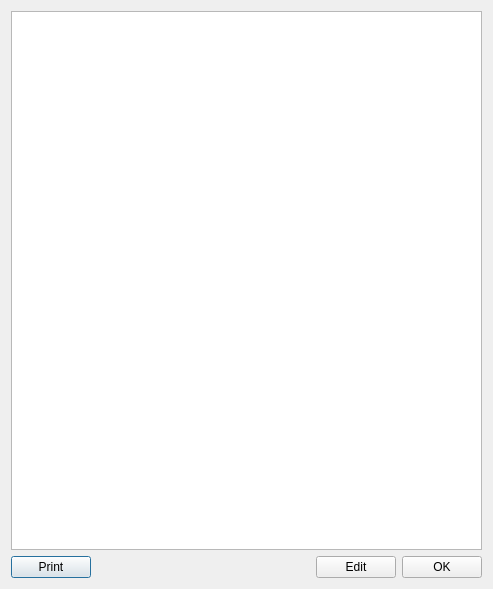
<?xml version="1.0" encoding="UTF-8"?>
<ui version="4.0">
 <class>ViewRecordDlg</class>
 <widget class="QDialog" name="ViewRecordDlg">
  <property name="geometry">
   <rect>
    <x>0</x>
    <y>0</y>
    <width>493</width>
    <height>589</height>
   </rect>
  </property>
  <property name="windowTitle">
   <string>Record info</string>
  </property>
  <layout class="QVBoxLayout" name="verticalLayout">
   <item>
    <widget class="QTextEdit" name="textEdit">
     <property name="readOnly">
      <bool>true</bool>
     </property>
    </widget>
   </item>
   <item>
    <layout class="QHBoxLayout" name="horizontalLayout">
     <item>
      <widget class="QPushButton" name="printButton">
       <property name="text">
        <string>Print</string>
       </property>
      </widget>
     </item>
     <item>
      <spacer name="horizontalSpacer">
       <property name="orientation">
        <enum>Qt::Horizontal</enum>
       </property>
       <property name="sizeHint" stdset="0">
        <size>
         <width>40</width>
         <height>20</height>
        </size>
       </property>
      </spacer>
     </item>
     <item>
      <widget class="QPushButton" name="editButton">
       <property name="text">
        <string>Edit</string>
       </property>
      </widget>
     </item>
     <item>
      <widget class="QPushButton" name="okButton">
       <property name="text">
        <string>OK</string>
       </property>
      </widget>
     </item>
    </layout>
   </item>
  </layout>
 </widget>
 <resources/>
 <connections/>
</ui>
